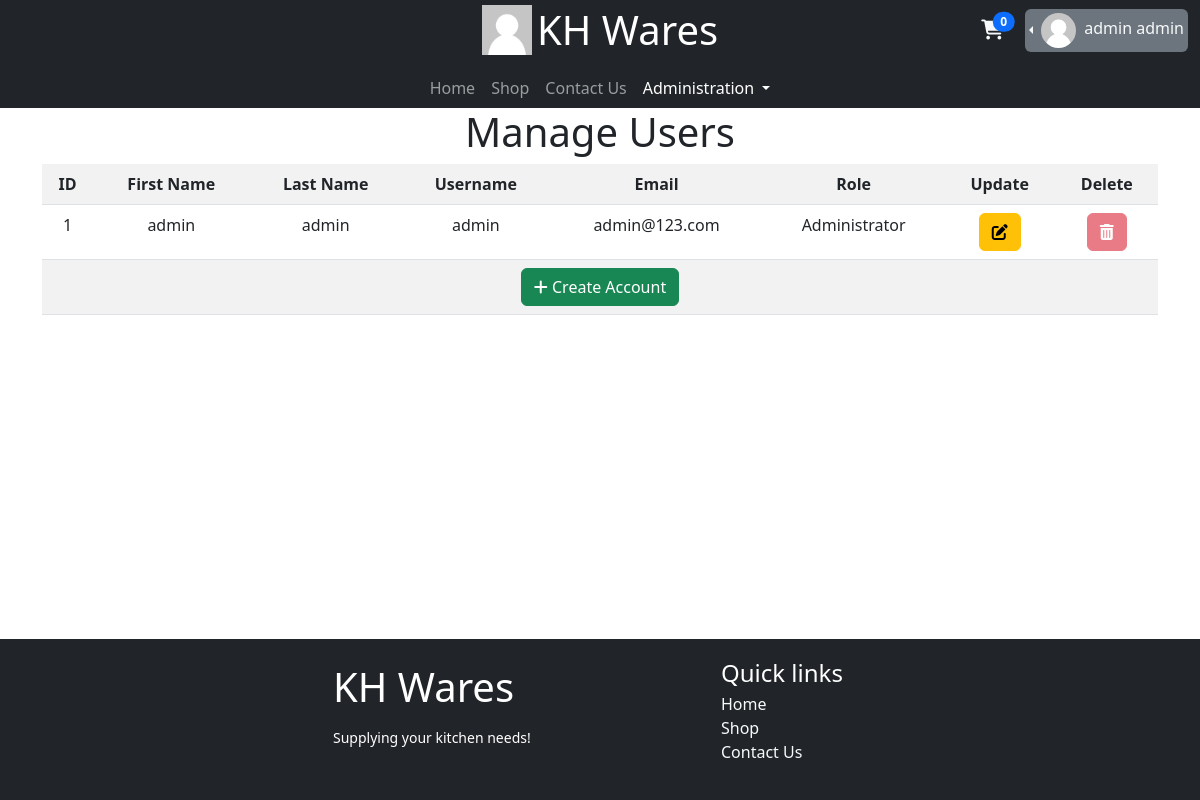
Page /admin (signed in) on the earlier database version.
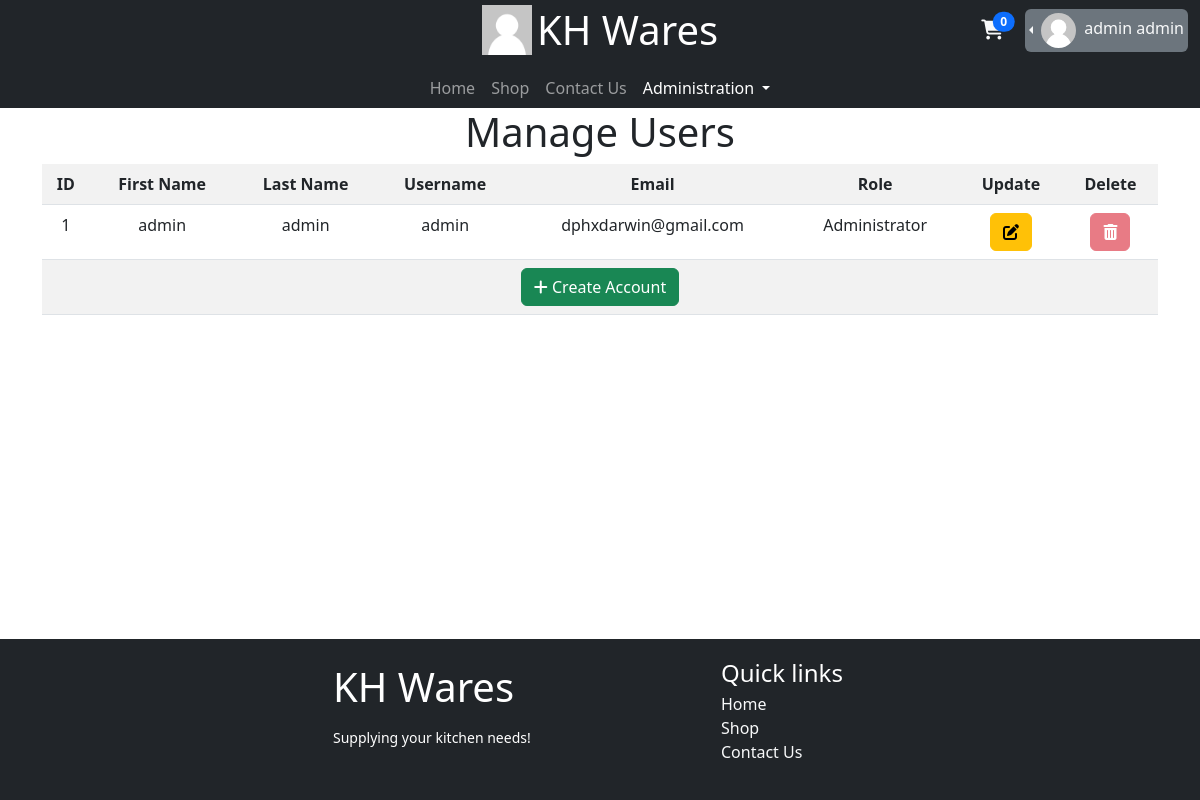
Same page on the later database version.
### database_models/UserDBModel.py (models this page shows, shortened)
class User(db.Model, UserMixin):
    id = db.Column(db.Integer, primary_key=True)
    username = db.Column(db.String, unique=True, nullable=False)
    email = db.Column(db.String, unique=True, nullable=False)
    password = db.Column(db.String, nullable=False)
    role = db.Column(db.Integer, default=0)  # 0 - User, 1 - Employee, 2 - Admin
    cart = db.relationship("Cart", backref="user", uselist=False)
    order = db.relationship("Order", backref="user")
    f_name = db.Column(db.String, nullable=False)
    l_name = db.Column(db.String, nullable=False)
    reset_token = db.Column(db.String)
    profile_pic = db.Column(db.String, default="default.png")
    date_created = db.Column(db.DateTime(), default=func.now())
    totp_secret = db.Column(db.String)
    def get_role_str(self):
        match self.role:
            case 0:
                return "User"
            case 1:
                return "Employee"
            case 2:
                return "Administrator"

### routes/admin.py (the view)
@blueprint.route("/admin", methods=["GET", "POST"])
@flask_login.login_required
def admin():
    if flask_login.current_user.role < 1:
        helper_functions.flash_error("Permission Denied")
        return redirect(url_for('index.index'))
    else:
        match request.method:
            case "GET":
                users = get_all_users()
                return helper_functions.helper_render("admin.html", user_list=users,stats=UserStats())
            case "POST":
                pass

### app.py (called while the page is built)
@login_manager.user_loader
def user_loader(id):
    user = User.query.filter_by(id=id).first()
    return user

### database_models/UserDBModel.py (called while the page is built)
def get_all_users():
    users = db.session.execute(select(User)).all()
    return users

### helper_functions.py (called while the page is built)
def helper_render(template, **kwargs):
    if check_logged_in():
        user = flask_login.current_user
        if user.is_authenticated:
            return render_template(template, user=user, **kwargs)
    return render_template(template, **kwargs)

def check_logged_in():
    return flask_login.current_user.is_authenticated

### templates/admin.html (shortened to what this page needs)
{% extends 'base.html' %}
{% set active_page = "admin" %}
{% set subpage = "users" %}
{% block main %}
{% if user_list %}
<div class="container">
<h1 class="text-center">Manage Users</h1>
<table class="text-center table table-striped">
  <tr>
    <th>ID</th>
    <th>First Name</th>
    <th>Last Name</th>
    <th>Username</th>
    <th>Email</th>
    <th>Role</th>
    <th>Update</th>
    <th>Delete</th>
  </tr>
    {% for target in user_list %}
        <tr>
            <td>{{target[0].id}}</td>
            <td>{{target[0].f_name}}</td>
            <td>{{target[0].l_name}}</td>
            <td>{{target[0].username}}</td>
            <td>{{ target[0].email }}</td>
            <td>{{target[0].get_role_str()}}</td>
            <td>
                <a class="btn btn-warning {{ 'disabled' if (target[0].role > current_user.role) else '' }}" role="button" href="{{url_for('crud.update')}}?id={{target[0].id}}">
                    <i class="fas fa-edit"></i>
                </a>
            </td>
            <td>
                <button type="button" class="btn btn-danger {{ 'disabled' if ((target[0].id == current_user.id) or (target[0].role > current_user.role)) else '' }}" data-bs-toggle="modal" data-bs-target="#AdminUserDelete_{{ target[0].id }}">
                    <i class="fa-trash fa"></i>
                </button>
            </td>
        </tr>
    {% endfor %}
<tr>
    <td colspan="8">
        <a class="btn btn-success" role="button" href="{{url_for('admin.admin_create_account')}}"><i class="fa fa-plus"></i> Create Account</a>
    </td>
</tr>
</table>
</div>
{% endif %}
{% endblock %}

### templates/base.html (shortened to what this page needs)
<!doctype html>
<html lang="en">
<head>
    <link rel="stylesheet" href="https://cdn.jsdelivr.net/npm/bootstrap-icons@1.10.3/font/bootstrap-icons.css">
    <link href="https://cdn.jsdelivr.net/npm/bootstrap@5.2.2/dist/css/bootstrap.min.css" rel="stylesheet">
    <link rel="stylesheet" href="{{ url_for('static',filename='css/loader.css') }}">
</head>
<body class="d-flex flex-column min-vh-100">
    {% include 'includes/navbar-2.html' %}
    <main>
        {% block main %}{% endblock %}
    </main>
    <footer class="mt-auto">{% include 'includes/footer.html' %}</footer>
</body>
</html>

### templates/includes/navbar-2.html (shortened to what this page needs)
<nav class="navbar navbar-expand-lg navbar-dark bg-dark py-0">
    <div class="container-fluid d-block">
        <div class="row justify-content-center">
                <a class="col-sm-12 col-md-12 col-lg-4 text-center offset-lg-4 navbar-brand" href="{{ '#' if active_page == 'index' else url_for('index.index') }}">
                    <img src="{{ url_for('static', filename='profiles/default.png') }}" alt="" width="50" height="50" class="d-inline" >
                    <h1 class="d-inline m-0 align-middle">KH Wares</h1>
                </a>
                <div class="col-auto ms-auto my-auto">
                    {% if not current_user.is_authenticated %}
                        <a href="{{ url_for('crud.login' )}}" class="btn btn-primary align-middle" role="button">Login</a>
                        <a href="{{ url_for('crud.signup' )}}" class="btn btn-secondary align-middle" role="button">Sign Up</a>
                    {% else %}
                        <div>
                            <div class="d-inline-block me-1">
                                <a href="{{ url_for('cart.read_cart') }}" class="btn">
                                    <span class="position-relative top-0 start-100 translate-middle badge rounded-pill bg-primary" id="cart_badge">{{ current_user.cart.cart_items | length }}</span>
                                    <i class="fa-solid fa-cart-shopping text-light fa-lg"></i>
                                </a>
                            </div>
                            <div class="dropstart bg-secondary text-light p-1 rounded mt-auto d-inline-block">
                                <div class="dropdown-toggle" role="button" id="dropdownMenuLink" data-bs-toggle="dropdown">
                                    <img  src="{{url_for('static', filename='profiles/' + current_user.profile_pic)}}" height="35px" width="35px" class="rounded-circle me-1">
                                    <span class="text-light d-lg-inline-block d-none">{{ current_user.f_name }} {{ current_user.l_name }}</span>
                                </div>
                            </div>
                        </div>
                    {% endif %}
                </div>
                <div class="row pe-0">
                </div>
        </div>
        <div class="row justify-content-center">
            <div class="col-4 text-center">
                <div class="collapse navbar-collapse" id="navbarSupportedContent">
                    <ul class="navbar-nav mx-auto mb-2 mb-lg-0">
                    <li class="nav-item">
                        <a class="nav-link {{ 'active' if active_page == 'index' else '' }}" aria-current="page" href="{{ '#' if active_page == 'index' else url_for('index.index') }}">Home</a>
                    </li>
                    <li class="nav-item">
                        <a class="nav-link {{ 'active' if active_page == 'Shop' else '' }}" href="{{ url_for('Store.displayitem' )}}">Shop</a>
                    </li>
                    <li class="nav-item">
                        <a class="nav-link {{ 'active' if active_page == 'contact' else '' }}" href="{{ url_for('contact.contact_us_page') }}">Contact Us</a>
                    </li>
                    {% if current_user.is_authenticated and current_user.role >=1 %}
                        <li class="nav-item dropdown">
                            <a class="nav-link dropdown-toggle {{ 'active' if active_page == 'admin' else '' }}" href="#" id="AdminNavbarDropdown" role="button" data-bs-toggle="dropdown" aria-expanded="false">
                                Administration
                            </a>
                        </li>
                    {% endif %}
                    </ul>
                </div>
            </div>
        </div>
    </div>
  </nav>

### templates/includes/footer.html
<div class="d-flex flex-column h-100">
    <footer class="w-100 py-2 flex-shrink-0 bg-dark">
        <div class="container py-2">
            <div class="row gy-4 gx-5 justify-content-center">
                <div class="col-lg-4 col-md-6 py-2">
                    <h5 class="h1 text-white pb-2">KH Wares</h5>
                    <p class="small text-white">Supplying your kitchen needs!</p>
                </div>
                <div class="col-lg-2 col-md-6 py-1">
                    <h4 class="text-white mb-1">Quick links</h4>
                    <ul class="list-unstyled text-muted">
                        <li><a href="{{ url_for('index.index') }}" class="link-light" style="text-decoration: None">Home</a></li>
                        <li><a href="{{ url_for('Store.displayitem') }}" class="link-light" style="text-decoration: None">Shop</a></li>
                        <li><a href="{{ url_for('contact.contact_us_page') }}" class="link-light" style="text-decoration: None">Contact Us</a></li>
                    </ul>
                </div>
            </div>
        </div>
    </footer>
</div>

Differences in the rows shown:
changed User "admin": email "admin@123.com" → "dphxdarwin@gmail.com"
